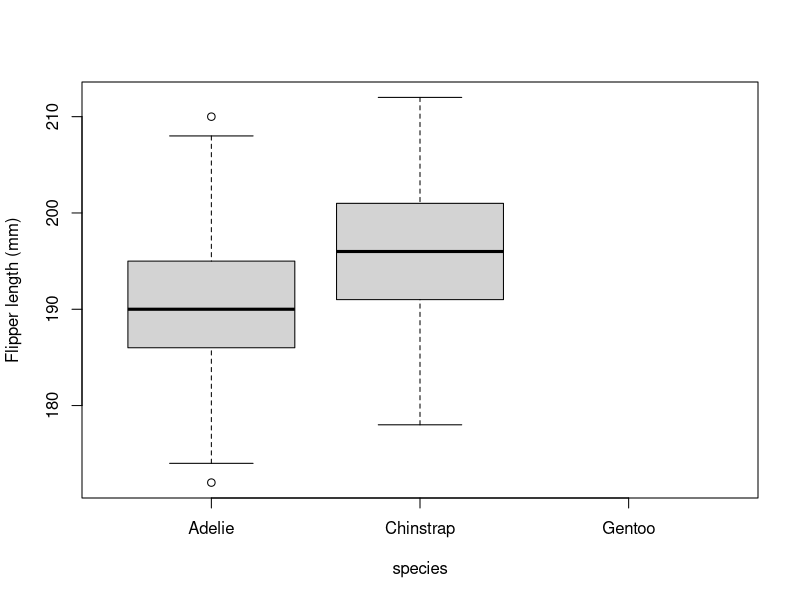
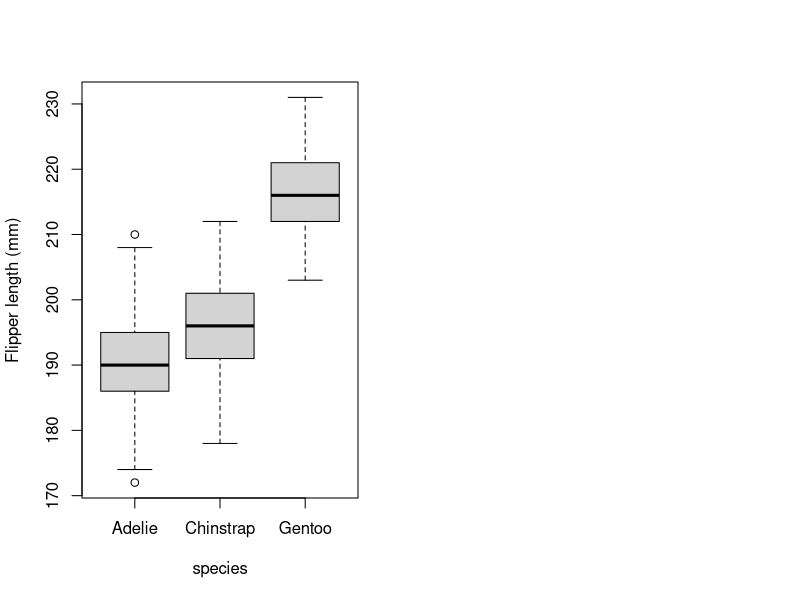
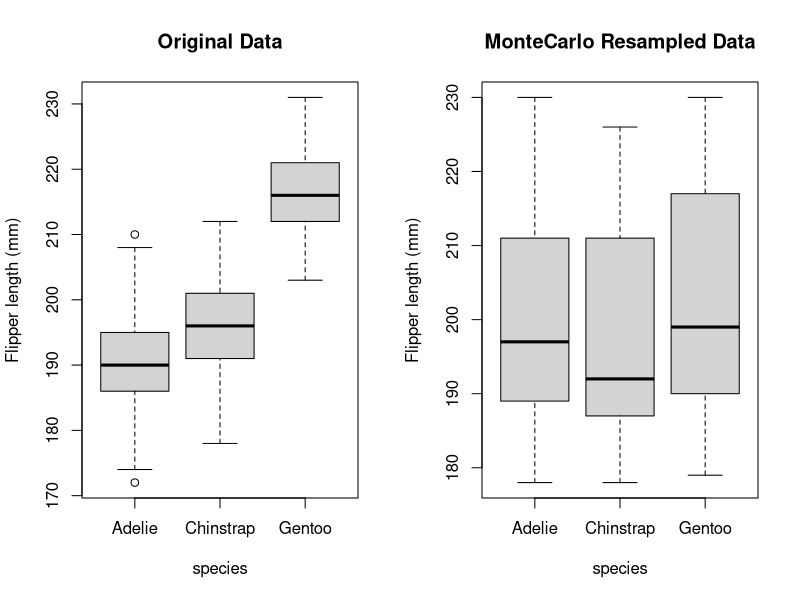
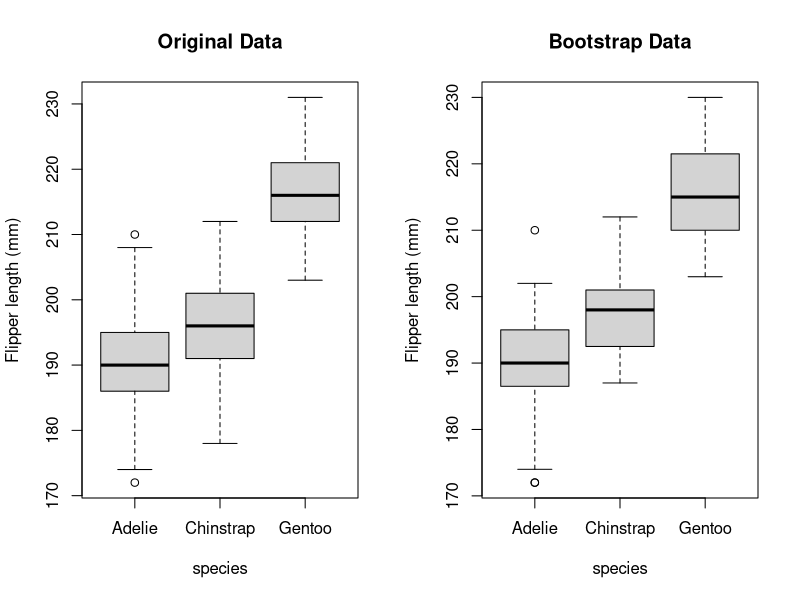
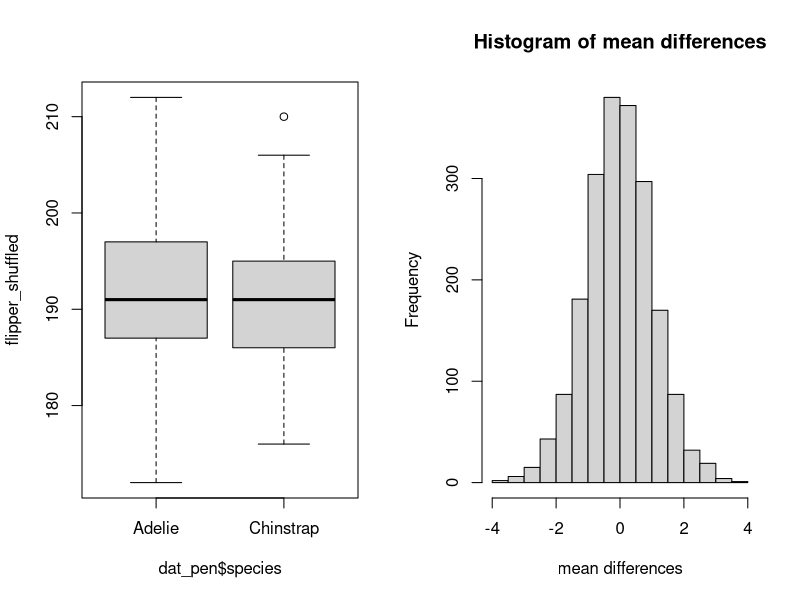
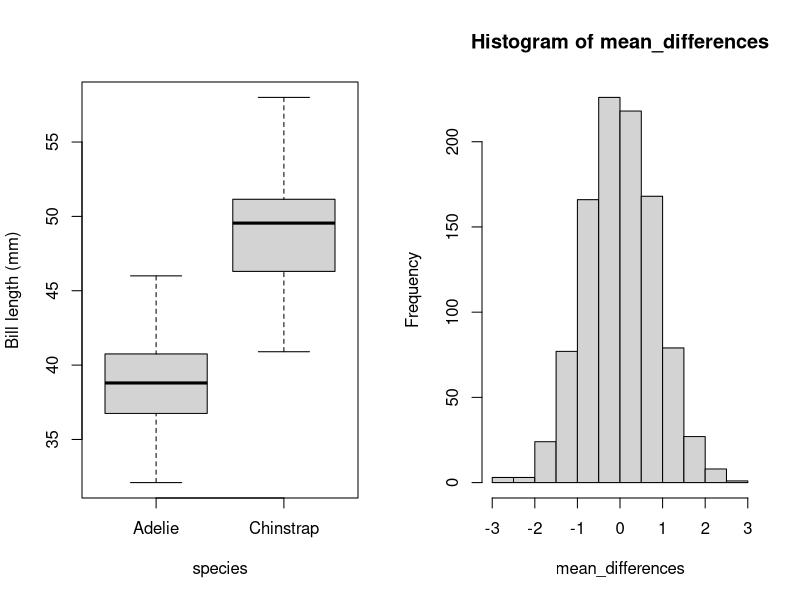
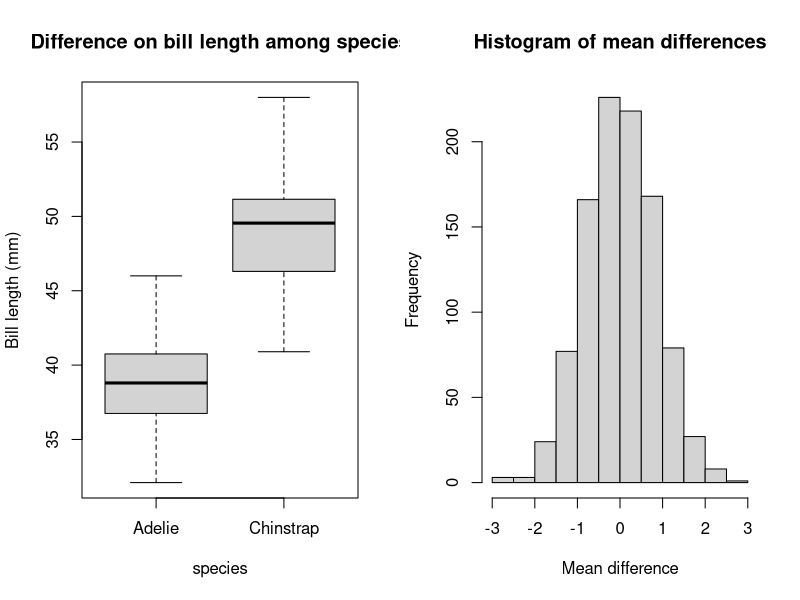

Reproduce these figures in R, in order.
## ---- chunk 1
#R Function for the SE

sse_mean = function(x){
  sd(x, na.rm = TRUE )/sqrt( length(x))
}

require(palmerpenguins)

sse_mean(penguins$bill_depth_mm)

## ---- chunk 2
# 2-species data

dat_pen = subset(penguins, species != "Gentoo")

boxplot(
  flipper_length_mm ~ species, data = dat_pen,
  ylab = "Flipper length (mm)")

#droplevels()

dat_pen = droplevels(subset(penguins, species != "Gentoo"))

par(mfrow = c(1, 2))
  boxplot(
    flipper_length_mm ~ species, data = penguins,
    ylab = "Flipper length (mm)")

## ---- chunk 3
# Resampling with replacement
#What if we randomly shuffled the flipper length data and made another boxplot?

# for reproducibility
set.seed(123)

flipper_shuffled = sample(
  penguins$flipper_length_mm, replace = TRUE)

{
  par(mfrow = c(1, 2))
  boxplot(
    flipper_length_mm ~ species, data = penguins,
    ylab = "Flipper length (mm)",
    main = "Original Data")
  boxplot(
    flipper_shuffled ~ penguins$species,
    ylab = "Flipper length (mm)",
    main = "MonteCarlo Resampled Data",
    xlab = "species")
}
## ---- chunk 4
# Bootstrap Resampling and Alternative Hypotheses

penguins2 = penguins[sample(1:nrow(penguins), replace = T), ]

{
  par(mfrow = c(1, 2))
  boxplot(
    flipper_length_mm ~ species, data = penguins,
    ylab = "Flipper length (mm)",
    main = "Original Data")
  boxplot(
    flipper_length_mm ~ species, data = penguins2,
    ylab = "Flipper length (mm)",
    main = "Bootstrap Data")
}
## ---- chunk 5
# Classical t-test: Adelie and Chinstrap penguins

t.test(dat_pen$flipper_length_mm ~ dat_pen$species)

# Two-sample resampling

# Reset the random number generator state for reproduceablility
set.seed(1)
flipper_shuffled = sample(dat_pen$flipper_length_mm)

boxplot(flipper_shuffled ~ dat_pen$species)
## ---- chunk 6
# Using aggregate()

agg_means = aggregate(
  flipper_length_mm ~ species, 
  data = dat_pen, 
  FUN = "mean", 
  na.rm = TRUE)

diff_observed = diff(agg_means[, 2])

agg_means
diff_observed

## ---- chunk 7
# Resampling experiment

# If I ran this function many times, how often would I see a mean difference greater than diff_observed?

## ---- chunk 8
rm(list = ls())

sse_mean = function(x){
  sd(x, na.rm = TRUE )/sqrt( length(x))
}

sse_mean(penguins$body_mass_g)
sse_mean(mtcars$mpg)
## ---- chunk 9

two_group_resample_diff = function(x, n_1, n_2) {
  
  group1 = mean(sample(x, n_1, replace = TRUE), na.rm = TRUE )
  
  group2 = mean(sample(x, n_2, replace = TRUE), na.rm = TRUE)
  
  return(group1 - group2)
}

## ---- chunk 10

dat_pen <-   penguins

n = 2000

mean_differences = c()

dat_pen <- droplevels(subset(dat_pen, species %in% c( "Adelie", "Chinstrap")))

for (i in 1:n)
{
  mean_differences = c(
    mean_differences,
    two_group_resample_diff(dat_pen$flipper_length_mm, 68, 152)
  )
}

hist(mean_differences, main= "Histogram of mean differences",
     xlab = "mean differences")
## ---- chunk 11
sum(mean_differences > 5.8)
## ---- chunk 12
dat_pen = droplevels(subset(penguins, species != "Gentoo"))

par(mfrow = c(1, 2))
  boxplot(
    bill_length_mm ~ species, data = dat_pen,
    ylab = "Bill length (mm)")

## ---- chunk 13
agg_means_bill = aggregate(
  bill_length_mm ~ species, 
  data = dat_pen, 
  FUN = "mean", 
  na.rm = TRUE)

diff_crit = diff(agg_means_bill[, 2])

diff_crit
## ---- chunk 14
t.test(dat_pen$bill_length_mm ~ dat_pen$species)

## ---- chunk 15
dat_pen <- penguins

n = 1000

mean_differences = c()

dat_pen <- droplevels(subset(dat_pen, species %in% c( "Adelie", "Chinstrap")))

for (i in 1:n)
{
  mean_differences = c(
    mean_differences,
    two_group_resample_diff(dat_pen$bill_length_mm, 68, 152)
  )
}

hist(mean_differences)

## ---- chunk 16

  boxplot(
    bill_length_mm ~ species, data = dat_pen,
    ylab = "Bill length (mm)",
    main= "Difference on bill length among species")
## ---- chunk 17
sum(mean_differences > diff_crit)
## ---- chunk 18
hist(mean_differences, main= "Histogram of mean differences",
     xlab= "Mean difference")
